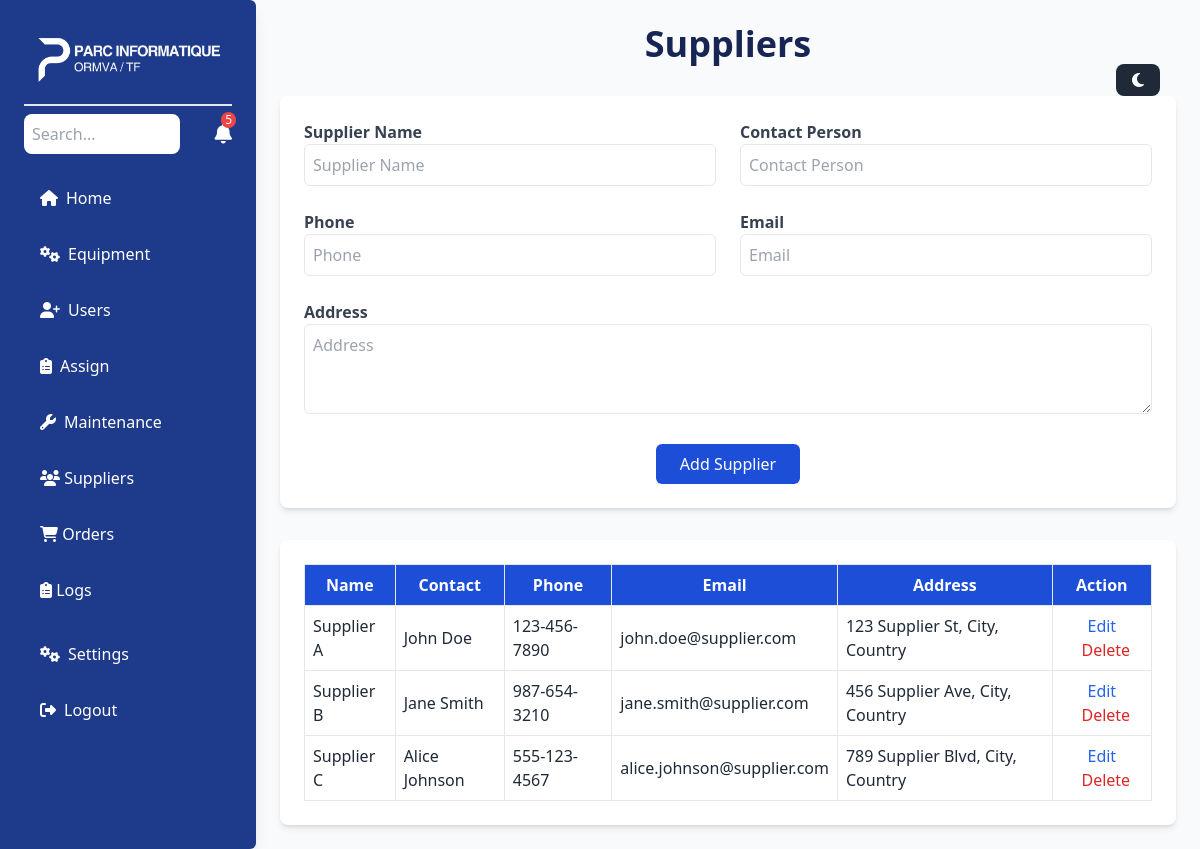
Page /suppliers.php on the earlier database version.
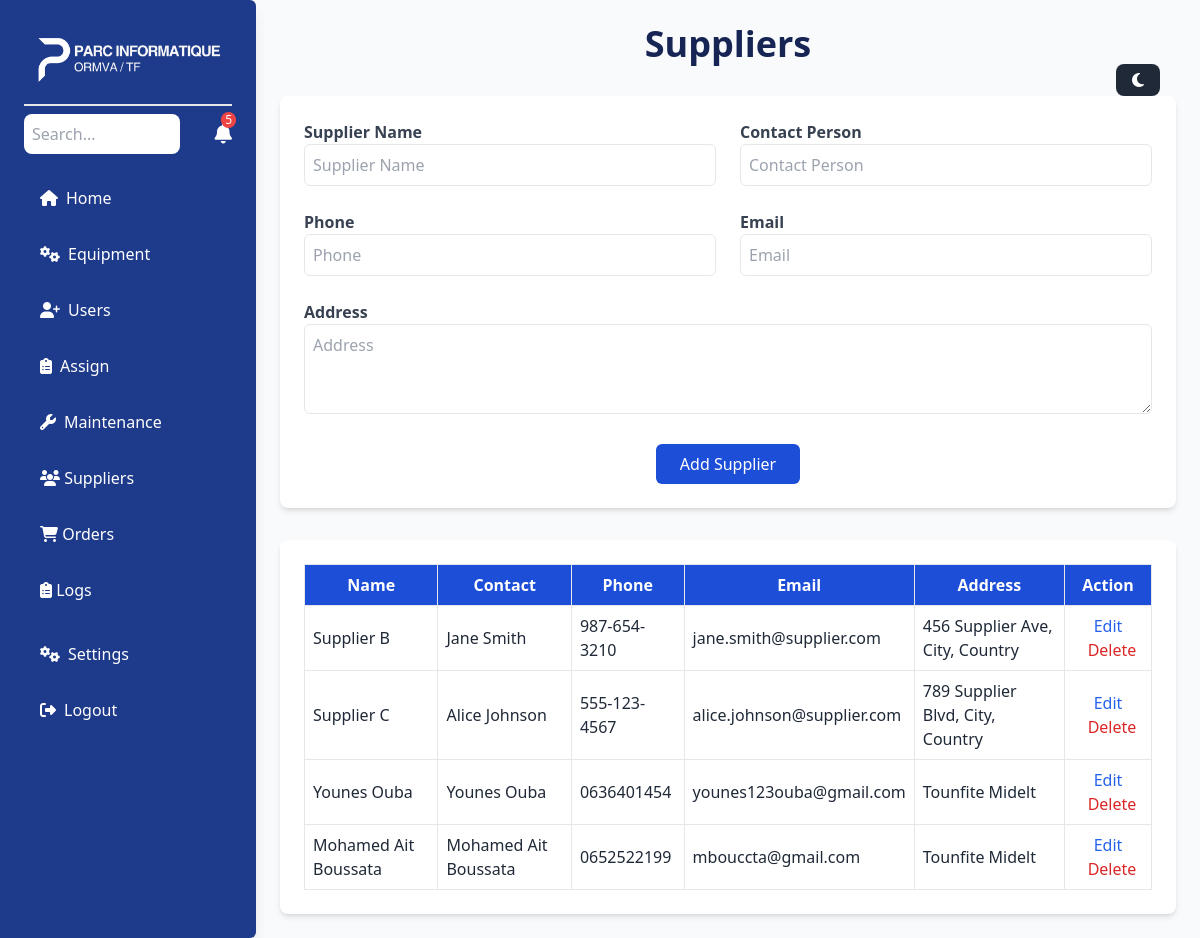
Same page on the later database version.
### tables this page shows
CREATE TABLE `suppliers` (
  `id` int(11) NOT NULL,
  `name` varchar(100) NOT NULL,
  `contact_person` varchar(100) DEFAULT NULL,
  `phone` varchar(20) DEFAULT NULL,
  `email` varchar(100) DEFAULT NULL,
  `address` text DEFAULT NULL,
  `created_at` timestamp NOT NULL DEFAULT current_timestamp()
);

### suppliers.php (the view, shortened to what this page needs)
<?php
include 'db.php';
$sql = "SELECT * FROM suppliers";
$result = $conn->query($sql);
?>
<!DOCTYPE html>
<html lang="en">
<head>
    <script src="https://cdn.tailwindcss.com"></script>
</head>
<body class="bg-gray-50 text-gray-800">
<div id="sidebar" class="md:flex hidden w-64 bg-blue-900 rounded-r-md scroll-m-10 text-white p-6 fixed top-0 left-0 h-full shadow-lg transform -translate-x-full md:translate-x-0 transition-transform duration-300 overflow-y-auto custom-scrollbar">
    <div class="space-y-6 w-full">
        <div class="logo w-full border-b-2 -mt-10 mx-auto sticky -top-6 bg-blue-900 z-10 ">
            <img src="assets/logo.png" alt="" class="w-48 -mb-4 mx-auto">
        </div>
        <div class="flex justify-between items-center">
            <input type="text" placeholder="Search..." class="w-3/4 p-2 text-black rounded-lg focus:outline-none focus:ring-2 focus:ring-blue-500" aria-label="Search">
            <button class="relative text-xl" aria-label="Notifications">
                <i class="fas fa-bell"></i>
                <span class="absolute top-0 -mt-2 -mr-1 right-0 bg-red-500 text-white text-xs px-1 rounded-full">5</span>
            </button>
        </div>
        <div class="space-y-4 mt-6">
            <a href="index.php" class="flex items-center space-x-2 hover:bg-blue-700 px-4 py-2 rounded-lg">
                <i class="fas fa-home"></i>
                <span>Home</span>
            </a>
            <a href="equipment.php" class="flex items-center space-x-2 hover:bg-blue-700 px-4 py-2 rounded-lg">
                <i class="fas fa-cogs"></i>
                <span>Equipment</span>
            </a>
            <a href="addUser.php" class="flex items-center space-x-2 hover:bg-blue-700 px-4 py-2 rounded-lg">
                <i class="fas fa-user-plus"></i>
                <span>Users</span>
            </a>
            <a href="assign.php" class="flex items-center space-x-2 hover:bg-blue-700 px-4 py-2 rounded-lg">
                <i class="fas fa-clipboard-list"></i>
                <span>Assign</span>
            </a>
            <a href="maintenance.php" class="flex items-center space-x-2 hover:bg-blue-700 px-4 py-2 rounded-lg">
                <i class="fas fa-wrench"></i>
                <span>Maintenance</span>
            </a>
            <a href="suppliers.php" class="block py-2 px-4 hover:bg-blue-700">
                <i class="fas fa-users"></i>
                <span>Suppliers</span>
            </a>
                <a href="orders.php" class="block py-2 px-4 hover:bg-blue-700">
                    <i class="fas fa-shopping-cart"></i>
                    <span>Orders</span>
                </a>
                <a href="logs.php" class="block py-2 px-4 hover:bg-blue-700">
                    <i class="fas fa-clipboard-list"></i>
                    <span>Logs</span>
                </a>
        </div>
        <div class="mt-8 space-y-4">
            <a href="settings.html" class="flex items-center space-x-2 hover:bg-blue-700 px-4 py-2 rounded-lg">
                <i class="fas fa-cogs"></i>
                <span>Settings</span>
            </a>
<a href="#" id="logoutBtn" class="flex mb-4 items-center space-x-2 hover:bg-blue-700 px-4 py-2 rounded-lg">
    <i class="fas fa-sign-out-alt"></i>
    <span>Logout</span>
</a>
        </div>
    </div>
</div>
    <div class="p-6 fixed top-4 mt-6 right-4 z-50">
        <button id="darkModeToggle" class="bg-gray-800 text-white px-4 py-2 rounded-lg flex items-center hover:bg-gray-600 transition-colors duration-300">
            <i id="darkModeIcon" class="fas fa-moon"></i>
        </button>
    </div>
    <div class="ml-64 p-6">
        <h2 class="text-4xl font-bold text-center mb-8 text-blue-950">Suppliers</h2>
        <form method="post" class="bg-white p-6 rounded-lg shadow-md mb-8">
            <div class="grid md:grid-cols-2 gap-6">
                <div>
                    <label class="block text-gray-700 font-semibold">Supplier Name</label>
                    <input type="text" name="name" placeholder="Supplier Name" class="w-full p-2 border rounded-md focus:ring-2 focus:ring-blue-600" required>
                </div>
                <div>
                    <label class="block text-gray-700 font-semibold">Contact Person</label>
                    <input type="text" name="contact" placeholder="Contact Person" class="w-full p-2 border rounded-md focus:ring-2 focus:ring-blue-600">
                </div>
                <div>
                    <label class="block text-gray-700 font-semibold">Phone</label>
                    <input type="text" name="phone" placeholder="Phone" class="w-full p-2 border rounded-md focus:ring-2 focus:ring-blue-600">
                </div>
                <div>
                    <label class="block text-gray-700 font-semibold">Email</label>
                    <input type="email" name="email" placeholder="Email" class="w-full p-2 border rounded-md focus:ring-2 focus:ring-blue-600">
                </div>
                <div class="md:col-span-2">
                    <label class="block text-gray-700 font-semibold">Address</label>
                    <textarea name="address" placeholder="Address" class="w-full p-2 border rounded-md focus:ring-2 focus:ring-blue-600" rows="3"></textarea>
                </div>
                <div class="md:col-span-2 text-center">
                    <button type="submit" name="add_supplier" class="bg-blue-700 text-white px-6 py-2 rounded-md hover:bg-blue-800 transition">Add Supplier</button>
                </div>
            </div>
        </form>
        <div class="bg-white p-6 rounded-lg shadow-md">
            <table class="w-full border-collapse">
                <thead>
                    <tr class="bg-blue-700 text-white">
                        <th class="p-2 border">Name</th>
                        <th class="p-2 border">Contact</th>
                        <th class="p-2 border">Phone</th>
                        <th class="p-2 border">Email</th>
                        <th class="p-2 border">Address</th>
                        <th class="p-2 border">Action</th>
                    </tr>
                </thead>
                <tbody>
                    <?php while ($row = $result->fetch_assoc()): ?>
                    <tr class="hover:bg-gray-100">
                        <td class="p-2 border"><?= $row['name'] ?></td>
                        <td class="p-2 border"><?= $row['contact_person'] ?></td>
                        <td class="p-2 border"><?= $row['phone'] ?></td>
                        <td class="p-2 border"><?= $row['email'] ?></td>
                        <td class="p-2 border"><?= $row['address'] ?></td>
                        <td class="p-2 border text-center">
                            <a href="edit_supplier.php?id=<?= $row['id'] ?>" class="text-blue-600 hover:underline">Edit</a>
                            <a href="delete_supplier.php?id=<?= $row['id'] ?>" class="text-red-600 hover:underline ml-2">Delete</a>
                        </td>
                    </tr>
                    <?php endwhile; ?>
                </tbody>
            </table>
        </div>
    </div>
</body>
</html>

Differences in the rows shown:
removed suppliers: name "Supplier A", contact_person "John Doe", phone "123-456-7890", email "john.doe@supplier.com", address "123 Supplier St, City, Country"
added suppliers: name "Younes Ouba", contact_person "Younes Ouba", phone "0636401454", email "younes123ouba@gmail.com", address "Tounfite Midelt"
added suppliers: name "Mohamed Ait Boussata", contact_person "Mohamed Ait Boussata", phone "0652522199", email "mbouccta@gmail.com", address "Tounfite Midelt"
